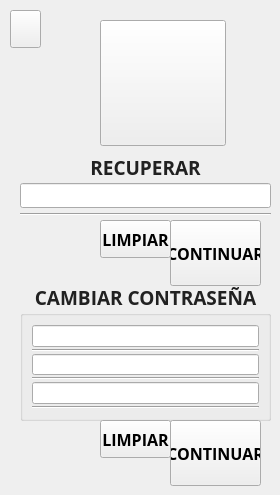
      <widget class="QWidget" name="page2">
       <widget class="QGroupBox" name="gbox4">
        <property name="geometry">
         <rect>
          <x>20</x>
          <y>310</y>
          <width>251</width>
          <height>111</height>
         </rect>
        </property>
        <property name="title">
         <string/>
        </property>
        <layout class="QGridLayout" name="gridLayout_12">
         <property name="spacing">
          <number>0</number>
         </property>
         <item row="0" column="0">
          <layout class="QVBoxLayout" name="verticalLayout_5">
           <property name="spacing">
            <number>2</number>
           </property>
           <item>
            <widget class="QLineEdit" name="lineEd10">
             <property name="font">
              <font>
               <family>Open Sans</family>
              </font>
             </property>
             <property name="styleSheet">
              <string notr="true"/>
             </property>
             <property name="text">
              <string/>
             </property>
             <property name="readOnly">
              <bool>false</bool>
             </property>
            </widget>
           </item>
           <item>
            <widget class="Line" name="line_9">
             <property name="orientation">
              <enum>Qt::Horizontal</enum>
             </property>
            </widget>
           </item>
           <item>
            <widget class="QLineEdit" name="lineEd11">
             <property name="font">
              <font>
               <family>Open Sans</family>
              </font>
             </property>
             <property name="styleSheet">
              <string notr="true"/>
             </property>
             <property name="text">
              <string/>
             </property>
             <property name="readOnly">
              <bool>false</bool>
             </property>
            </widget>
           </item>
           <item>
            <widget class="Line" name="line_10">
             <property name="orientation">
              <enum>Qt::Horizontal</enum>
             </property>
            </widget>
           </item>
           <item>
            <widget class="QLineEdit" name="lineEd12">
             <property name="font">
              <font>
               <family>Open Sans</family>
              </font>
             </property>
             <property name="styleSheet">
              <string notr="true"/>
             </property>
             <property name="text">
              <string/>
             </property>
             <property name="readOnly">
              <bool>false</bool>
             </property>
            </widget>
           </item>
           <item>
            <widget class="Line" name="line_11">
             <property name="orientation">
              <enum>Qt::Horizontal</enum>
             </property>
            </widget>
           </item>
          </layout>
         </item>
        </layout>
       </widget>
       <widget class="QLabel" name="label2">
        <property name="geometry">
         <rect>
          <x>20</x>
          <y>150</y>
          <width>251</width>
          <height>36</height>
         </rect>
        </property>
        <property name="font">
         <font>
          <family>Open Sans</family>
          <pointsize>14</pointsize>
          <weight>75</weight>
          <bold>true</bold>
         </font>
        </property>
        <property name="styleSheet">
         <string notr="true"/>
        </property>
        <property name="text">
         <string>&lt;html&gt;&lt;head/&gt;&lt;body&gt;&lt;p&gt;&lt;span style=&quot; font-weight:600; color:#212121;&quot;&gt;RECUPERAR&lt;/span&gt;&lt;/p&gt;&lt;/body&gt;&lt;/html&gt;</string>
        </property>
        <property name="alignment">
         <set>Qt::AlignCenter</set>
        </property>
       </widget>
       <widget class="QLabel" name="label3">
        <property name="geometry">
         <rect>
          <x>20</x>
          <y>280</y>
          <width>251</width>
          <height>36</height>
         </rect>
        </property>
        <property name="font">
         <font>
          <family>Open Sans</family>
          <pointsize>14</pointsize>
          <weight>75</weight>
          <bold>true</bold>
         </font>
        </property>
        <property name="styleSheet">
         <string notr="true"/>
        </property>
        <property name="text">
         <string>&lt;html&gt;&lt;head/&gt;&lt;body&gt;&lt;p&gt;&lt;span style=&quot; font-weight:600; color:#212121;&quot;&gt;CAMBIAR CONTRASEÑA&lt;/span&gt;&lt;/p&gt;&lt;/body&gt;&lt;/html&gt;</string>
        </property>
        <property name="alignment">
         <set>Qt::AlignCenter</set>
        </property>
       </widget>
       <widget class="QPushButton" name="pubutton9">
        <property name="geometry">
         <rect>
          <x>10</x>
          <y>10</y>
          <width>31</width>
          <height>38</height>
         </rect>
        </property>
        <property name="font">
         <font>
          <family>Open Sans</family>
          <pointsize>10</pointsize>
          <weight>75</weight>
          <bold>true</bold>
         </font>
        </property>
        <property name="focusPolicy">
         <enum>Qt::NoFocus</enum>
        </property>
        <property name="text">
         <string/>
        </property>
        <property name="icon">
         <iconset resource="../resources/gui.qrc">
          <normaloff>:/arrows/prev_arrow3</normaloff>:/arrows/prev_arrow3</iconset>
        </property>
        <property name="iconSize">
         <size>
          <width>32</width>
          <height>32</height>
         </size>
        </property>
       </widget>
       <widget class="QWidget" name="layoutWidget">
        <property name="geometry">
         <rect>
          <x>20</x>
          <y>180</y>
          <width>251</width>
          <height>41</height>
         </rect>
        </property>
        <layout class="QVBoxLayout" name="verticalLayout_7">
         <property name="spacing">
          <number>2</number>
         </property>
         <item>
          <widget class="QLineEdit" name="lineEd9">
           <property name="font">
            <font>
             <family>Open Sans</family>
            </font>
           </property>
           <property name="styleSheet">
            <string notr="true"/>
           </property>
           <property name="text">
            <string/>
           </property>
           <property name="readOnly">
            <bool>false</bool>
           </property>
          </widget>
         </item>
         <item>
          <widget class="Line" name="line_18">
           <property name="orientation">
            <enum>Qt::Horizontal</enum>
           </property>
          </widget>
         </item>
        </layout>
       </widget>
       <widget class="QPushButton" name="pubutton10">
        <property name="geometry">
         <rect>
          <x>100</x>
          <y>20</y>
          <width>126</width>
          <height>126</height>
         </rect>
        </property>
        <property name="focusPolicy">
         <enum>Qt::NoFocus</enum>
        </property>
        <property name="styleSheet">
         <string notr="true"/>
        </property>
        <property name="text">
         <string/>
        </property>
        <property name="icon">
         <iconset resource="../resources/gui.qrc">
          <normaloff>:/login/conf</normaloff>:/login/conf</iconset>
        </property>
        <property name="iconSize">
         <size>
          <width>32</width>
          <height>32</height>
         </size>
        </property>
       </widget>
       <widget class="QPushButton" name="pubutton13">
        <property name="geometry">
         <rect>
          <x>170</x>
          <y>420</y>
          <width>91</width>
          <height>66</height>
         </rect>
        </property>
        <property name="font">
         <font>
          <family>Open Sans</family>
          <pointsize>12</pointsize>
          <weight>75</weight>
          <bold>true</bold>
         </font>
        </property>
        <property name="focusPolicy">
         <enum>Qt::NoFocus</enum>
        </property>
        <property name="text">
         <string>CONTINUAR</string>
        </property>
       </widget>
       <widget class="QPushButton" name="pubutton22">
        <property name="geometry">
         <rect>
          <x>100</x>
          <y>420</y>
          <width>71</width>
          <height>38</height>
         </rect>
        </property>
        <property name="font">
         <font>
          <family>Open Sans</family>
          <pointsize>12</pointsize>
          <weight>75</weight>
          <bold>true</bold>
         </font>
        </property>
        <property name="focusPolicy">
         <enum>Qt::NoFocus</enum>
        </property>
        <property name="text">
         <string>LIMPIAR</string>
        </property>
       </widget>
       <widget class="QPushButton" name="pubutton12">
        <property name="geometry">
         <rect>
          <x>170</x>
          <y>220</y>
          <width>91</width>
          <height>66</height>
         </rect>
        </property>
        <property name="font">
         <font>
          <family>Open Sans</family>
          <pointsize>12</pointsize>
          <weight>75</weight>
          <bold>true</bold>
         </font>
        </property>
        <property name="focusPolicy">
         <enum>Qt::NoFocus</enum>
        </property>
        <property name="text">
         <string>CONTINUAR</string>
        </property>
       </widget>
       <widget class="QPushButton" name="pubutton21">
        <property name="geometry">
         <rect>
          <x>100</x>
          <y>220</y>
          <width>71</width>
          <height>38</height>
         </rect>
        </property>
        <property name="font">
         <font>
          <family>Open Sans</family>
          <pointsize>12</pointsize>
          <weight>75</weight>
          <bold>true</bold>
         </font>
        </property>
        <property name="focusPolicy">
         <enum>Qt::NoFocus</enum>
        </property>
        <property name="text">
         <string>LIMPIAR</string>
        </property>
       </widget>
      </widget>
